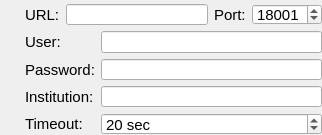
      <widget class="QFrame" name="frameArcServer">
       <property name="sizePolicy">
        <sizepolicy hsizetype="Expanding" vsizetype="Minimum">
         <horstretch>0</horstretch>
         <verstretch>0</verstretch>
        </sizepolicy>
       </property>
       <property name="minimumSize">
        <size>
         <width>0</width>
         <height>135</height>
        </size>
       </property>
       <property name="maximumSize">
        <size>
         <width>16777215</width>
         <height>135</height>
        </size>
       </property>
       <property name="font">
        <font>
         <pointsize>11</pointsize>
        </font>
       </property>
       <property name="frameShape">
        <enum>QFrame::NoFrame</enum>
       </property>
       <property name="frameShadow">
        <enum>QFrame::Sunken</enum>
       </property>
       <layout class="QFormLayout" name="formLayout">
        <property name="horizontalSpacing">
         <number>6</number>
        </property>
        <property name="verticalSpacing">
         <number>6</number>
        </property>
        <property name="leftMargin">
         <number>25</number>
        </property>
        <property name="topMargin">
         <number>4</number>
        </property>
        <property name="rightMargin">
         <number>0</number>
        </property>
        <property name="bottomMargin">
         <number>0</number>
        </property>
        <item row="0" column="0" colspan="2">
         <layout class="QHBoxLayout" name="horizontalLayout_2">
          <property name="spacing">
           <number>6</number>
          </property>
          <item>
           <widget class="QLabel" name="label_12">
            <property name="font">
             <font>
              <pointsize>11</pointsize>
             </font>
            </property>
            <property name="text">
             <string>URL:</string>
            </property>
           </widget>
          </item>
          <item>
           <widget class="QLineEdit" name="lineEditArclinkServerAddress">
            <property name="font">
             <font>
              <pointsize>11</pointsize>
             </font>
            </property>
            <property name="toolTip">
             <string>&lt;html&gt;&lt;head/&gt;&lt;body&gt;&lt;p&gt;Host name of the remote ArcLink server.&lt;/p&gt;&lt;/body&gt;&lt;/html&gt;</string>
            </property>
            <property name="text">
             <string/>
            </property>
           </widget>
          </item>
          <item>
           <widget class="QLabel" name="label_13">
            <property name="font">
             <font>
              <pointsize>11</pointsize>
             </font>
            </property>
            <property name="text">
             <string>Port:</string>
            </property>
           </widget>
          </item>
          <item>
           <widget class="QSpinBox" name="spinBoxArclinkServerPort">
            <property name="font">
             <font>
              <pointsize>11</pointsize>
             </font>
            </property>
            <property name="toolTip">
             <string>&lt;html&gt;&lt;head/&gt;&lt;body&gt;&lt;p&gt;Port of the remote ArcLink server (default port is ``18002``).&lt;/p&gt;&lt;/body&gt;&lt;/html&gt;</string>
            </property>
            <property name="maximum">
             <number>56536</number>
            </property>
            <property name="value">
             <number>18001</number>
            </property>
           </widget>
          </item>
         </layout>
        </item>
        <item row="1" column="0">
         <widget class="QLabel" name="label_8">
          <property name="font">
           <font>
            <pointsize>11</pointsize>
           </font>
          </property>
          <property name="text">
           <string>User:</string>
          </property>
         </widget>
        </item>
        <item row="1" column="1">
         <widget class="QLineEdit" name="lineEditArclinkServerUser">
          <property name="font">
           <font>
            <pointsize>11</pointsize>
           </font>
          </property>
          <property name="toolTip">
           <string>&lt;html&gt;&lt;head/&gt;&lt;body&gt;&lt;p&gt;The user name is used for identification with the ArcLink server. This entry is also used for usage statistics within the data centers, so please provide a meaningful user id such as your email address.&lt;/p&gt;&lt;/body&gt;&lt;/html&gt;</string>
          </property>
         </widget>
        </item>
        <item row="2" column="0">
         <widget class="QLabel" name="label_9">
          <property name="font">
           <font>
            <pointsize>11</pointsize>
           </font>
          </property>
          <property name="text">
           <string>Password:</string>
          </property>
         </widget>
        </item>
        <item row="2" column="1">
         <widget class="QLineEdit" name="lineEditArclinkServerPassword">
          <property name="font">
           <font>
            <pointsize>11</pointsize>
           </font>
          </property>
          <property name="toolTip">
           <string>&lt;html&gt;&lt;head/&gt;&lt;body&gt;&lt;p&gt;A password used for authentication with the ArcLink server (default is an empty string).&lt;/p&gt;&lt;/body&gt;&lt;/html&gt;</string>
          </property>
         </widget>
        </item>
        <item row="3" column="0">
         <widget class="QLabel" name="label_10">
          <property name="font">
           <font>
            <pointsize>11</pointsize>
           </font>
          </property>
          <property name="text">
           <string>Institution:</string>
          </property>
         </widget>
        </item>
        <item row="3" column="1">
         <widget class="QLineEdit" name="lineEditArclnkServerInstitution">
          <property name="font">
           <font>
            <pointsize>11</pointsize>
           </font>
          </property>
          <property name="toolTip">
           <string>&lt;html&gt;&lt;head/&gt;&lt;body&gt;&lt;p&gt;A string containing the name of the institution of the requesting person (default is an ``'Anonymous'``).&lt;/p&gt;&lt;/body&gt;&lt;/html&gt;</string>
          </property>
         </widget>
        </item>
        <item row="4" column="0">
         <widget class="QLabel" name="label_11">
          <property name="font">
           <font>
            <pointsize>11</pointsize>
           </font>
          </property>
          <property name="text">
           <string>Timeout:</string>
          </property>
         </widget>
        </item>
        <item row="4" column="1">
         <widget class="QSpinBox" name="spinBoxArclinkServerTimeout">
          <property name="font">
           <font>
            <pointsize>11</pointsize>
           </font>
          </property>
          <property name="toolTip">
           <string>&lt;html&gt;&lt;head/&gt;&lt;body&gt;&lt;p&gt;Seconds before a connection timeout is raised (default is 20 seconds).&lt;/p&gt;&lt;/body&gt;&lt;/html&gt;</string>
          </property>
          <property name="suffix">
           <string> sec</string>
          </property>
          <property name="maximum">
           <number>200</number>
          </property>
          <property name="value">
           <number>20</number>
          </property>
         </widget>
        </item>
       </layout>
      </widget>
